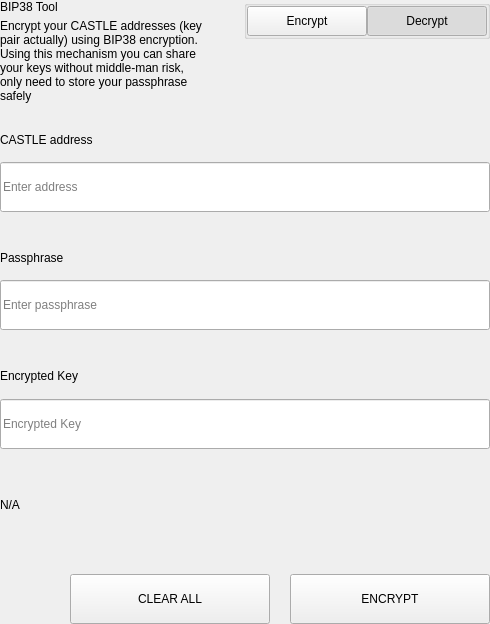
<?xml version="1.0" encoding="UTF-8"?>
<ui version="4.0">
 <class>SettingsBitToolWidget</class>
 <widget class="QWidget" name="SettingsBitToolWidget">
  <property name="geometry">
   <rect>
    <x>0</x>
    <y>0</y>
    <width>490</width>
    <height>624</height>
   </rect>
  </property>
  <property name="windowTitle">
   <string>Form</string>
  </property>
  <layout class="QVBoxLayout" name="verticalLayout">
   <property name="spacing">
    <number>0</number>
   </property>
   <property name="leftMargin">
    <number>0</number>
   </property>
   <property name="topMargin">
    <number>0</number>
   </property>
   <property name="rightMargin">
    <number>0</number>
   </property>
   <property name="bottomMargin">
    <number>0</number>
   </property>
   <item>
    <widget class="QWidget" name="left" native="true">
     <layout class="QVBoxLayout" name="verticalLayout_3">
      <property name="leftMargin">
       <number>0</number>
      </property>
      <property name="topMargin">
       <number>0</number>
      </property>
      <property name="rightMargin">
       <number>0</number>
      </property>
      <property name="bottomMargin">
       <number>0</number>
      </property>
      <item>
       <layout class="QVBoxLayout" name="verticalLayout_2">
        <property name="spacing">
         <number>0</number>
        </property>
        <item>
         <layout class="QHBoxLayout" name="horizontalLayout_3" stretch="3,1">
          <property name="spacing">
           <number>40</number>
          </property>
          <item>
           <layout class="QVBoxLayout" name="verticalLayoutTitle">
            <property name="spacing">
             <number>5</number>
            </property>
            <item>
             <widget class="QLabel" name="labelTitle">
              <property name="text">
               <string>BIP38 Tool</string>
              </property>
             </widget>
            </item>
            <item>
             <widget class="QLabel" name="labelSubtitle1">
              <property name="text">
               <string>Encrypt your CASTLE addresses (key pair actually) using BIP38 encryption.
Using this mechanism you can share your keys without middle-man risk, only need to store your passphrase safely</string>
              </property>
              <property name="wordWrap">
               <bool>true</bool>
              </property>
             </widget>
            </item>
           </layout>
          </item>
          <item alignment="Qt::AlignTop">
           <widget class="QGroupBox" name="groupBox">
            <property name="title">
             <string/>
            </property>
            <property name="alignment">
             <set>Qt::AlignLeading|Qt::AlignLeft|Qt::AlignTop</set>
            </property>
            <layout class="QHBoxLayout" name="horizontalLayout_4">
             <property name="spacing">
              <number>0</number>
             </property>
             <property name="leftMargin">
              <number>0</number>
             </property>
             <property name="topMargin">
              <number>0</number>
             </property>
             <property name="rightMargin">
              <number>0</number>
             </property>
             <property name="bottomMargin">
              <number>0</number>
             </property>
             <item>
              <spacer name="horizontalSpacer">
               <property name="orientation">
                <enum>Qt::Horizontal</enum>
               </property>
               <property name="sizeHint" stdset="0">
                <size>
                 <width>40</width>
                 <height>20</height>
                </size>
               </property>
              </spacer>
             </item>
             <item>
              <widget class="QPushButton" name="pushLeft">
               <property name="minimumSize">
                <size>
                 <width>120</width>
                 <height>30</height>
                </size>
               </property>
               <property name="maximumSize">
                <size>
                 <width>120</width>
                 <height>30</height>
                </size>
               </property>
               <property name="focusPolicy">
                <enum>Qt::NoFocus</enum>
               </property>
               <property name="text">
                <string>Encrypt</string>
               </property>
               <property name="checkable">
                <bool>true</bool>
               </property>
               <property name="autoExclusive">
                <bool>true</bool>
               </property>
              </widget>
             </item>
             <item>
              <widget class="QPushButton" name="pushRight">
               <property name="minimumSize">
                <size>
                 <width>120</width>
                 <height>30</height>
                </size>
               </property>
               <property name="maximumSize">
                <size>
                 <width>120</width>
                 <height>30</height>
                </size>
               </property>
               <property name="focusPolicy">
                <enum>Qt::NoFocus</enum>
               </property>
               <property name="text">
                <string>Decrypt</string>
               </property>
               <property name="checkable">
                <bool>true</bool>
               </property>
               <property name="checked">
                <bool>true</bool>
               </property>
               <property name="autoExclusive">
                <bool>true</bool>
               </property>
              </widget>
             </item>
            </layout>
           </widget>
          </item>
         </layout>
        </item>
        <item>
         <widget class="QStackedWidget" name="stackedWidget">
          <property name="currentIndex">
           <number>1</number>
          </property>
          <widget class="QWidget" name="pageDecrypt">
           <layout class="QVBoxLayout" name="verticalLayout_5">
            <property name="spacing">
             <number>0</number>
            </property>
            <property name="leftMargin">
             <number>0</number>
            </property>
            <property name="topMargin">
             <number>0</number>
            </property>
            <property name="rightMargin">
             <number>0</number>
            </property>
            <property name="bottomMargin">
             <number>0</number>
            </property>
            <item>
             <widget class="QWidget" name="widget" native="true">
              <property name="minimumSize">
               <size>
                <width>0</width>
                <height>100</height>
               </size>
              </property>
              <layout class="QVBoxLayout" name="verticalLayout_4">
               <property name="spacing">
                <number>0</number>
               </property>
               <property name="leftMargin">
                <number>0</number>
               </property>
               <property name="topMargin">
                <number>0</number>
               </property>
               <property name="rightMargin">
                <number>0</number>
               </property>
               <property name="bottomMargin">
                <number>0</number>
               </property>
               <item>
                <spacer name="verticalSpacer_2">
                 <property name="orientation">
                  <enum>Qt::Vertical</enum>
                 </property>
                 <property name="sizeType">
                  <enum>QSizePolicy::Fixed</enum>
                 </property>
                 <property name="sizeHint" stdset="0">
                  <size>
                   <width>20</width>
                   <height>20</height>
                  </size>
                 </property>
                </spacer>
               </item>
               <item>
                <layout class="QHBoxLayout" name="horizontalLayout_6" stretch="2">
                 <property name="spacing">
                  <number>0</number>
                 </property>
                 <item>
                  <layout class="QVBoxLayout" name="verticalLayout_7">
                   <property name="spacing">
                    <number>9</number>
                   </property>
                   <item>
                    <widget class="QLabel" name="labelSubtitleKey">
                     <property name="minimumSize">
                      <size>
                       <width>0</width>
                       <height>20</height>
                      </size>
                     </property>
                     <property name="maximumSize">
                      <size>
                       <width>16777215</width>
                       <height>20</height>
                      </size>
                     </property>
                     <property name="text">
                      <string>Encrypted key</string>
                     </property>
                    </widget>
                   </item>
                   <item>
                    <widget class="QLineEdit" name="lineEditKey">
                     <property name="minimumSize">
                      <size>
                       <width>0</width>
                       <height>50</height>
                      </size>
                     </property>
                     <property name="maximumSize">
                      <size>
                       <width>16777215</width>
                       <height>50</height>
                      </size>
                     </property>
                     <property name="placeholderText">
                      <string>Enter a encrypted key</string>
                     </property>
                    </widget>
                   </item>
                  </layout>
                 </item>
                </layout>
               </item>
               <item>
                <spacer name="verticalSpacer_3">
                 <property name="orientation">
                  <enum>Qt::Vertical</enum>
                 </property>
                 <property name="sizeType">
                  <enum>QSizePolicy::Fixed</enum>
                 </property>
                 <property name="sizeHint" stdset="0">
                  <size>
                   <width>20</width>
                   <height>20</height>
                  </size>
                 </property>
                </spacer>
               </item>
               <item>
                <layout class="QVBoxLayout" name="verticalLayout_9">
                 <property name="spacing">
                  <number>9</number>
                 </property>
                 <item>
                  <widget class="QLabel" name="labelSubtitlePassphrase">
                   <property name="maximumSize">
                    <size>
                     <width>16777215</width>
                     <height>20</height>
                    </size>
                   </property>
                   <property name="text">
                    <string>Passphrase</string>
                   </property>
                  </widget>
                 </item>
                 <item>
                  <widget class="QLineEdit" name="lineEditPassphrase">
                   <property name="minimumSize">
                    <size>
                     <width>0</width>
                     <height>50</height>
                    </size>
                   </property>
                   <property name="maximumSize">
                    <size>
                     <width>16777215</width>
                     <height>50</height>
                    </size>
                   </property>
                   <property name="placeholderText">
                    <string>Enter a passphrase</string>
                   </property>
                  </widget>
                 </item>
                </layout>
               </item>
               <item>
                <spacer name="verticalSpacer_4">
                 <property name="orientation">
                  <enum>Qt::Vertical</enum>
                 </property>
                 <property name="sizeType">
                  <enum>QSizePolicy::Fixed</enum>
                 </property>
                 <property name="sizeHint" stdset="0">
                  <size>
                   <width>20</width>
                   <height>20</height>
                  </size>
                 </property>
                </spacer>
               </item>
               <item>
                <widget class="QWidget" name="widget_3" native="true">
                 <property name="sizePolicy">
                  <sizepolicy hsizetype="Preferred" vsizetype="Fixed">
                   <horstretch>0</horstretch>
                   <verstretch>0</verstretch>
                  </sizepolicy>
                 </property>
                 <layout class="QVBoxLayout" name="verticalLayout_10">
                  <property name="spacing">
                   <number>9</number>
                  </property>
                  <property name="leftMargin">
                   <number>0</number>
                  </property>
                  <property name="topMargin">
                   <number>0</number>
                  </property>
                  <property name="rightMargin">
                   <number>0</number>
                  </property>
                  <property name="bottomMargin">
                   <number>0</number>
                  </property>
                  <item>
                   <widget class="QLabel" name="labelSubtitleDecryptResult">
                    <property name="minimumSize">
                     <size>
                      <width>0</width>
                      <height>20</height>
                     </size>
                    </property>
                    <property name="maximumSize">
                     <size>
                      <width>16777215</width>
                      <height>20</height>
                     </size>
                    </property>
                    <property name="text">
                     <string>Decrypted address result</string>
                    </property>
                   </widget>
                  </item>
                  <item>
                   <widget class="QWidget" name="widget_4" native="true">
                    <layout class="QHBoxLayout" name="horizontalLayout" stretch="6,0,1">
                     <property name="spacing">
                      <number>0</number>
                     </property>
                     <property name="leftMargin">
                      <number>0</number>
                     </property>
                     <property name="topMargin">
                      <number>0</number>
                     </property>
                     <property name="rightMargin">
                      <number>0</number>
                     </property>
                     <property name="bottomMargin">
                      <number>0</number>
                     </property>
                     <item alignment="Qt::AlignVCenter">
                      <widget class="QLineEdit" name="lineEditDecryptResult">
                       <property name="minimumSize">
                        <size>
                         <width>0</width>
                         <height>50</height>
                        </size>
                       </property>
                       <property name="maximumSize">
                        <size>
                         <width>16777215</width>
                         <height>50</height>
                        </size>
                       </property>
                       <property name="placeholderText">
                        <string>Decrypted Address</string>
                       </property>
                      </widget>
                     </item>
                     <item>
                      <spacer name="horizontalSpacer_4">
                       <property name="orientation">
                        <enum>Qt::Horizontal</enum>
                       </property>
                       <property name="sizeType">
                        <enum>QSizePolicy::Fixed</enum>
                       </property>
                       <property name="sizeHint" stdset="0">
                        <size>
                         <width>20</width>
                         <height>50</height>
                        </size>
                       </property>
                      </spacer>
                     </item>
                     <item>
                      <widget class="QPushButton" name="pushButtonImport">
                       <property name="minimumSize">
                        <size>
                         <width>140</width>
                         <height>40</height>
                        </size>
                       </property>
                       <property name="text">
                        <string>Import Address</string>
                       </property>
                      </widget>
                     </item>
                    </layout>
                   </widget>
                  </item>
                 </layout>
                </widget>
               </item>
               <item>
                <widget class="QLabel" name="statusLabel_DEC">
                 <property name="maximumSize">
                  <size>
                   <width>16777215</width>
                   <height>40</height>
                  </size>
                 </property>
                 <property name="text">
                  <string/>
                 </property>
                </widget>
               </item>
               <item>
                <spacer name="verticalSpacer">
                 <property name="orientation">
                  <enum>Qt::Vertical</enum>
                 </property>
                 <property name="sizeType">
                  <enum>QSizePolicy::Preferred</enum>
                 </property>
                 <property name="sizeHint" stdset="0">
                  <size>
                   <width>20</width>
                   <height>20</height>
                  </size>
                 </property>
                </spacer>
               </item>
               <item>
                <layout class="QHBoxLayout" name="horizontalLayout_7">
                 <property name="spacing">
                  <number>0</number>
                 </property>
                 <item>
                  <spacer name="horizontalSpacer_5">
                   <property name="orientation">
                    <enum>Qt::Horizontal</enum>
                   </property>
                   <property name="sizeType">
                    <enum>QSizePolicy::Expanding</enum>
                   </property>
                   <property name="sizeHint" stdset="0">
                    <size>
                     <width>40</width>
                     <height>20</height>
                    </size>
                   </property>
                  </spacer>
                 </item>
                 <item>
                  <widget class="QPushButton" name="pushButtonDecryptClear">
                   <property name="minimumSize">
                    <size>
                     <width>200</width>
                     <height>50</height>
                    </size>
                   </property>
                   <property name="maximumSize">
                    <size>
                     <width>200</width>
                     <height>50</height>
                    </size>
                   </property>
                   <property name="text">
                    <string>CLEAR</string>
                   </property>
                  </widget>
                 </item>
                 <item>
                  <spacer name="horizontalSpacer_3">
                   <property name="orientation">
                    <enum>Qt::Horizontal</enum>
                   </property>
                   <property name="sizeType">
                    <enum>QSizePolicy::Fixed</enum>
                   </property>
                   <property name="sizeHint" stdset="0">
                    <size>
                     <width>20</width>
                     <height>20</height>
                    </size>
                   </property>
                  </spacer>
                 </item>
                 <item>
                  <widget class="QPushButton" name="pushButtonDecrypt">
                   <property name="minimumSize">
                    <size>
                     <width>200</width>
                     <height>50</height>
                    </size>
                   </property>
                   <property name="maximumSize">
                    <size>
                     <width>200</width>
                     <height>50</height>
                    </size>
                   </property>
                   <property name="text">
                    <string>DECRYPT KEY</string>
                   </property>
                  </widget>
                 </item>
                </layout>
               </item>
              </layout>
             </widget>
            </item>
           </layout>
          </widget>
          <widget class="QWidget" name="pageEncrypt">
           <layout class="QVBoxLayout" name="verticalLayout_11">
            <property name="spacing">
             <number>0</number>
            </property>
            <property name="leftMargin">
             <number>0</number>
            </property>
            <property name="topMargin">
             <number>0</number>
            </property>
            <property name="rightMargin">
             <number>0</number>
            </property>
            <property name="bottomMargin">
             <number>0</number>
            </property>
            <item>
             <spacer name="verticalSpacer_8">
              <property name="orientation">
               <enum>Qt::Vertical</enum>
              </property>
              <property name="sizeType">
               <enum>QSizePolicy::Fixed</enum>
              </property>
              <property name="sizeHint" stdset="0">
               <size>
                <width>20</width>
                <height>20</height>
               </size>
              </property>
             </spacer>
            </item>
            <item>
             <widget class="QWidget" name="containerAddressEnc" native="true">
              <layout class="QVBoxLayout" name="containerAddressEncLayout">
               <property name="spacing">
                <number>5</number>
               </property>
               <property name="leftMargin">
                <number>0</number>
               </property>
               <property name="topMargin">
                <number>0</number>
               </property>
               <property name="rightMargin">
                <number>0</number>
               </property>
               <property name="bottomMargin">
                <number>0</number>
               </property>
               <item>
                <widget class="QLabel" name="labelSubtitleAddress">
                 <property name="minimumSize">
                  <size>
                   <width>0</width>
                   <height>20</height>
                  </size>
                 </property>
                 <property name="maximumSize">
                  <size>
                   <width>16777215</width>
                   <height>20</height>
                  </size>
                 </property>
                 <property name="text">
                  <string>CASTLE address</string>
                 </property>
                </widget>
               </item>
               <item>
                <widget class="QLineEdit" name="addressIn_ENC">
                 <property name="minimumSize">
                  <size>
                   <width>0</width>
                   <height>50</height>
                  </size>
                 </property>
                 <property name="placeholderText">
                  <string>Enter address</string>
                 </property>
                </widget>
               </item>
              </layout>
             </widget>
            </item>
            <item>
             <spacer name="verticalSpacer_6">
              <property name="orientation">
               <enum>Qt::Vertical</enum>
              </property>
              <property name="sizeType">
               <enum>QSizePolicy::Fixed</enum>
              </property>
              <property name="sizeHint" stdset="0">
               <size>
                <width>20</width>
                <height>20</height>
               </size>
              </property>
             </spacer>
            </item>
            <item>
             <widget class="QWidget" name="containerAddress" native="true">
              <layout class="QHBoxLayout" name="horizontalLayout_9" stretch="2">
               <property name="spacing">
                <number>0</number>
               </property>
               <property name="leftMargin">
                <number>0</number>
               </property>
               <property name="topMargin">
                <number>0</number>
               </property>
               <property name="rightMargin">
                <number>0</number>
               </property>
               <property name="bottomMargin">
                <number>0</number>
               </property>
               <item>
                <layout class="QVBoxLayout" name="verticalLayout_8">
                 <property name="spacing">
                  <number>5</number>
                 </property>
                 <item>
                  <widget class="QLabel" name="labelSubtitleMessage">
                   <property name="minimumSize">
                    <size>
                     <width>0</width>
                     <height>20</height>
                    </size>
                   </property>
                   <property name="maximumSize">
                    <size>
                     <width>16777215</width>
                     <height>20</height>
                    </size>
                   </property>
                   <property name="text">
                    <string>Passphrase</string>
                   </property>
                  </widget>
                 </item>
                 <item>
                  <widget class="QLineEdit" name="passphraseIn_ENC">
                   <property name="minimumSize">
                    <size>
                     <width>0</width>
                     <height>50</height>
                    </size>
                   </property>
                   <property name="maximumSize">
                    <size>
                     <width>16777215</width>
                     <height>50</height>
                    </size>
                   </property>
                   <property name="placeholderText">
                    <string>Enter passphrase</string>
                   </property>
                  </widget>
                 </item>
                </layout>
               </item>
              </layout>
             </widget>
            </item>
            <item>
             <spacer name="verticalSpacer_7">
              <property name="orientation">
               <enum>Qt::Vertical</enum>
              </property>
              <property name="sizeType">
               <enum>QSizePolicy::Fixed</enum>
              </property>
              <property name="sizeHint" stdset="0">
               <size>
                <width>20</width>
                <height>20</height>
               </size>
              </property>
             </spacer>
            </item>
            <item>
             <widget class="QWidget" name="widget_2" native="true">
              <property name="minimumSize">
               <size>
                <width>0</width>
                <height>75</height>
               </size>
              </property>
              <property name="maximumSize">
               <size>
                <width>16777215</width>
                <height>16777215</height>
               </size>
              </property>
              <layout class="QVBoxLayout" name="verticalLayout_6">
               <property name="leftMargin">
                <number>0</number>
               </property>
               <property name="topMargin">
                <number>0</number>
               </property>
               <property name="rightMargin">
                <number>0</number>
               </property>
               <property name="bottomMargin">
                <number>0</number>
               </property>
               <item>
                <widget class="QLabel" name="labelSubtitleEncryptedKey">
                 <property name="minimumSize">
                  <size>
                   <width>0</width>
                   <height>20</height>
                  </size>
                 </property>
                 <property name="maximumSize">
                  <size>
                   <width>16777215</width>
                   <height>20</height>
                  </size>
                 </property>
                 <property name="text">
                  <string>Encrypted Key</string>
                 </property>
                </widget>
               </item>
               <item>
                <widget class="QLineEdit" name="encryptedKeyOut_ENC">
                 <property name="minimumSize">
                  <size>
                   <width>0</width>
                   <height>50</height>
                  </size>
                 </property>
                 <property name="placeholderText">
                  <string>Encrypted Key</string>
                 </property>
                </widget>
               </item>
              </layout>
             </widget>
            </item>
            <item>
             <widget class="QLabel" name="statusLabel_ENC">
              <property name="text">
               <string notr="true">N/A</string>
              </property>
             </widget>
            </item>
            <item>
             <spacer name="verticalSpacer_5">
              <property name="orientation">
               <enum>Qt::Vertical</enum>
              </property>
              <property name="sizeType">
               <enum>QSizePolicy::Fixed</enum>
              </property>
              <property name="sizeHint" stdset="0">
               <size>
                <width>20</width>
                <height>20</height>
               </size>
              </property>
             </spacer>
            </item>
            <item>
             <layout class="QHBoxLayout" name="horizontalLayout_8">
              <property name="spacing">
               <number>0</number>
              </property>
              <item>
               <spacer name="horizontalSpacer_6">
                <property name="orientation">
                 <enum>Qt::Horizontal</enum>
                </property>
                <property name="sizeType">
                 <enum>QSizePolicy::Expanding</enum>
                </property>
                <property name="sizeHint" stdset="0">
                 <size>
                  <width>40</width>
                  <height>20</height>
                 </size>
                </property>
               </spacer>
              </item>
              <item>
               <widget class="QPushButton" name="pushButtonClear">
                <property name="minimumSize">
                 <size>
                  <width>200</width>
                  <height>50</height>
                 </size>
                </property>
                <property name="focusPolicy">
                 <enum>Qt::NoFocus</enum>
                </property>
                <property name="text">
                 <string>CLEAR ALL</string>
                </property>
               </widget>
              </item>
              <item>
               <spacer name="horizontalSpacer_2">
                <property name="orientation">
                 <enum>Qt::Horizontal</enum>
                </property>
                <property name="sizeType">
                 <enum>QSizePolicy::Fixed</enum>
                </property>
                <property name="sizeHint" stdset="0">
                 <size>
                  <width>20</width>
                  <height>20</height>
                 </size>
                </property>
               </spacer>
              </item>
              <item>
               <widget class="QPushButton" name="pushButtonEncrypt">
                <property name="minimumSize">
                 <size>
                  <width>200</width>
                  <height>50</height>
                 </size>
                </property>
                <property name="maximumSize">
                 <size>
                  <width>200</width>
                  <height>50</height>
                 </size>
                </property>
                <property name="focusPolicy">
                 <enum>Qt::NoFocus</enum>
                </property>
                <property name="text">
                 <string>ENCRYPT</string>
                </property>
               </widget>
              </item>
             </layout>
            </item>
           </layout>
          </widget>
         </widget>
        </item>
       </layout>
      </item>
     </layout>
    </widget>
   </item>
  </layout>
 </widget>
 <resources/>
 <connections/>
</ui>
